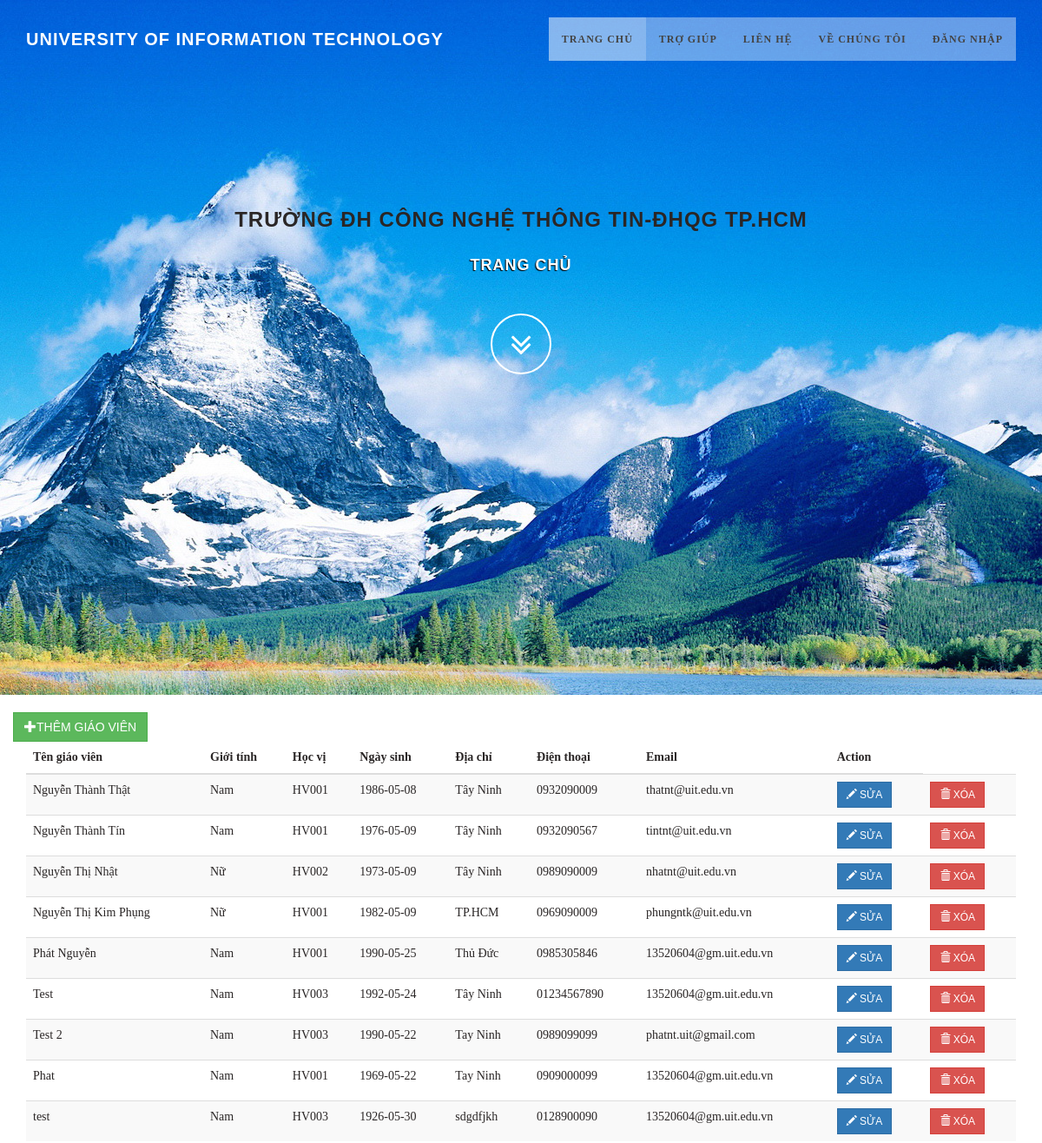
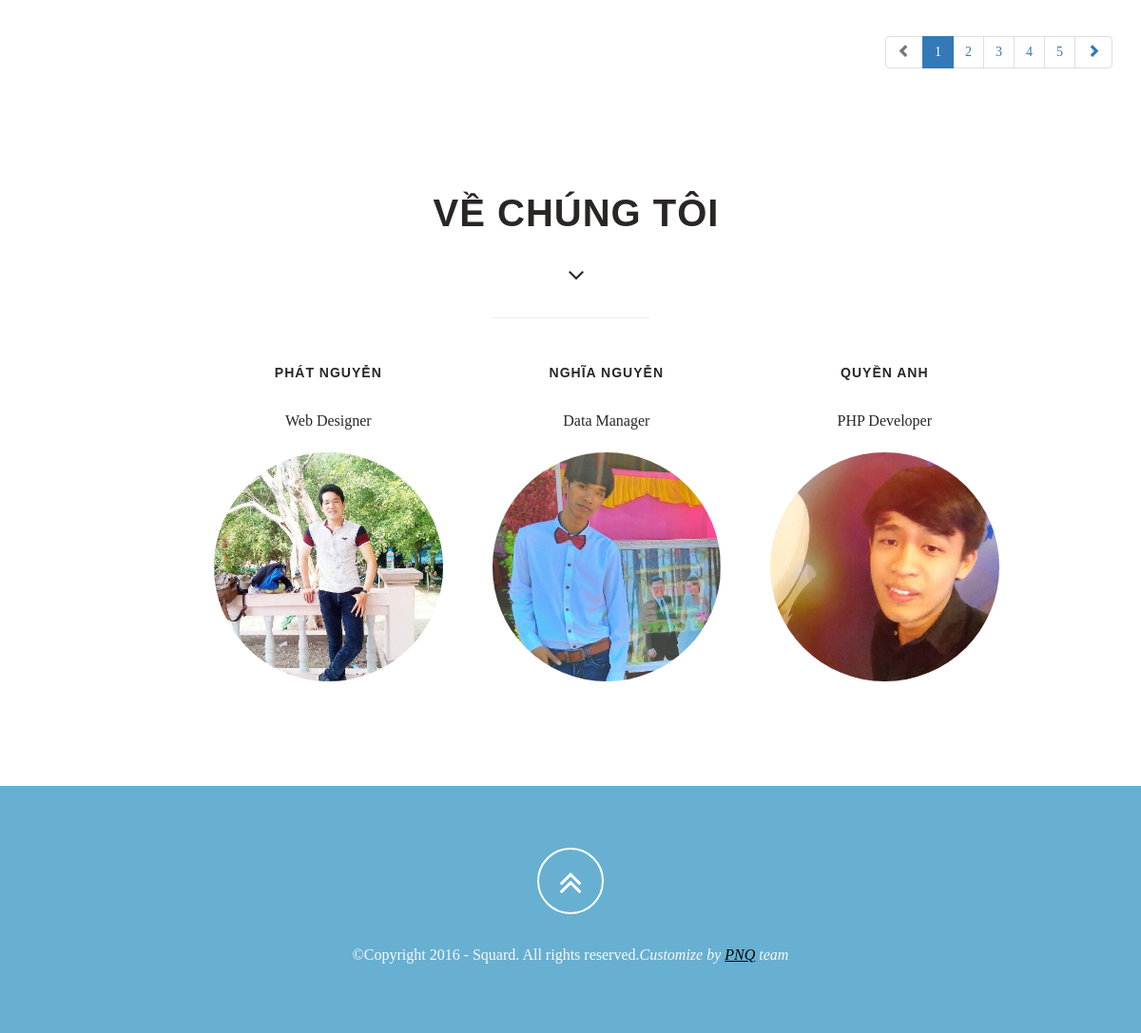
Screenshot of /index.php/giaovien with the database file from the repository (2 pictures, top to bottom).
### tables this page shows
CREATE TABLE `giaovien` (
  `Magiaovien` varchar(12) NOT NULL,
  `Tengiaovien` varchar(60) NOT NULL,
  `Mahocvi` varchar(12) NOT NULL,
  `Gioitinh` varchar(6) NOT NULL,
  `Ngaysinh` date NOT NULL,
  `Diachi` varchar(60) DEFAULT NULL,
  `Dienthoai` varchar(12) DEFAULT NULL,
  `Email` varchar(60) DEFAULT NULL
);

### application/controllers/Giaovien.php (called while the page is built, shortened)
<?php
class Giaovien extends  CI_Controller
{
	public function __construct()
	{
		$this->load->model('Giaovien_model');
	}
	public function index()
	{
		$this->load->helper('url');
		$this->data['page_title'] = 'Thông tin giáo viên';
		$this->load->model('Giaovien_model');
		$this->data['giaovien'] = $this->Giaovien_model->show();
		$this->load->view('template/header',$this->data);
		$this->load->view('giaovien_view');
	}
}

### index.php (called while the page is built, shortened)
<?php
require_once BASEPATH.'core/CodeIgniter.php';

### application/models/Giaovien_model.php (called while the page is built, shortened)
<?php
class Giaovien_model extends CI_model
{
	public function show()
	{
		$query = $this->db->get('giaovien');
		$query_result = $query->result_object();
		return $query_result;
	}
}
?>

### application/views/giaovien_view.php (the view, shortened to what this page needs)
<section id="content">
    <div class="row" id="result">
<div class="row"><p></p></div>
<div class="container">
	<div class="row">
    <button class="btn btn-success" onclick="add_person()"><i class="glyphicon glyphicon-plus"></i>Thêm giáo viên</button>
        <div class="col-md-12">
        <div class="table-responsive" id="newtable">
              <table id="mytable" class="table table-bordred table-striped">
                   <thead>
                   <th>Tên giáo viên</th>
                    <th>Giới tính</th>
                     <th>Học vị</th>
                     <th>Ngày sinh</th>
                     <th>Địa chỉ</th>
                      <th>Điện thoại</th>
                      <th>Email</th>
                      <th stle="width:125px;">Action</th>
                   </thead>
    <tbody>
      <?php foreach($giaovien as $gv){?>
      <tr>
        <td><?php echo $gv->Tengiaovien; ?> </td>
        <td><?php echo $gv->Gioitinh; ?> </td>
        <td><?php echo $gv->Mahocvi; ?> </td>
        <td><?php echo $gv->Ngaysinh; ?> </td>
        <td><?php echo $gv->Diachi; ?> </td>
        <td><?php echo $gv->Dienthoai; ?> </td>
        <td><?php echo $gv->Email; ?> </td>
        <td><a class="btn btn-sm btn-primary" data-toggle="modal"  title="Edit" onclick="edit_giaovien('<?php echo $gv->Magiaovien; ?>')"><i class="glyphicon glyphicon-pencil"></i> Sửa</a></td>
        <td><a class="btn btn-sm btn-danger" title="Hapus" onclick="delete_giaovien('<?php echo $gv->Magiaovien ?>')"><i class="glyphicon glyphicon-trash"></i> Xóa</a></td>
  </tr>
      <?php } ?>
    </tbody>
</table>
<ul class="pagination pull-right">
  <li class="disabled"><a href="#"><span class="glyphicon glyphicon-chevron-left"></span></a></li>
  <li class="active"><a href="#">1</a></li>
  <li><a href="#">2</a></li>
  <li><a href="#">3</a></li>
  <li><a href="#">4</a></li>
  <li><a href="#">5</a></li>
  <li><a href="#"><span class="glyphicon glyphicon-chevron-right"></span></a></li>
</ul>
            </div>
        </div>
	</div>
</div>
  </div>
</section>

### assets/css/style.css (style rules this page uses)
body { width: 100%; height: 100%; font-family: "Times New Roman", Times, serif; font-weight: 300; color: #2A2626; background-color: #fff; }
html { width: 100%; height: 100%; }
a { color: #28c3ab; -webkit-transition: all .2s ease-in-out; -moz-transition: all .2s ease-in-out; transition: all .2s ease-in-out; }
.btn { border-radius: 0; text-transform: uppercase; font-family: Montserrat,sans-serif; font-weight: 400; -webkit-transition: all .3s ease-in-out; -moz-transition: all .3s ease-in-out; transition: all .3s ease-in-out; }

### rows the page displays
giaovien: Tengiaovien "Nguyễn Thành Thật", Gioitinh "Nam", Mahocvi "HV001", Ngaysinh "1986-05-08", Diachi "Tây Ninh", Dienthoai "0932090009", Email "thatnt@uit.edu.vn"
giaovien: Tengiaovien "Nguyễn Thành Tín", Gioitinh "Nam", Mahocvi "HV001", Ngaysinh "1976-05-09", Diachi "Tây Ninh", Dienthoai "0932090567", Email "tintnt@uit.edu.vn"
giaovien: Tengiaovien "Nguyễn Thị Nhật", Gioitinh "Nữ", Mahocvi "HV002", Ngaysinh "1973-05-09", Diachi "Tây Ninh", Dienthoai "0989090009", Email "nhatnt@uit.edu.vn"
giaovien: Tengiaovien "Nguyễn Thị Kim Phụng", Gioitinh "Nữ", Mahocvi "HV001", Ngaysinh "1982-05-09", Diachi "TP.HCM", Dienthoai "0969090009", Email "phungntk@uit.edu.vn"
giaovien: Tengiaovien "Phát Nguyễn", Gioitinh "Nam", Mahocvi "HV001", Ngaysinh "1990-05-25", Diachi "Thủ Đức", Dienthoai "0985305846", Email "13520604@gm.uit.edu.vn"
giaovien: Tengiaovien "Test", Gioitinh "Nam", Mahocvi "HV003", Ngaysinh "1992-05-24", Diachi "Tây Ninh", Dienthoai "01234567890", Email "13520604@gm.uit.edu.vn"
giaovien: Tengiaovien "Test 2", Gioitinh "Nam", Mahocvi "HV003", Ngaysinh "1990-05-22", Diachi "Tay Ninh", Dienthoai "0989099099", Email "phatnt.uit@gmail.com"
giaovien: Tengiaovien "Phat", Gioitinh "Nam", Mahocvi "HV001", Ngaysinh "1969-05-22", Diachi "Tay Ninh", Dienthoai "0909000099", Email "13520604@gm.uit.edu.vn"
giaovien: Tengiaovien "test", Gioitinh "Nam", Mahocvi "HV003", Ngaysinh "1926-05-30", Diachi "sdgdfjkh", Dienthoai "0128900090", Email "13520604@gm.uit.edu.vn"
